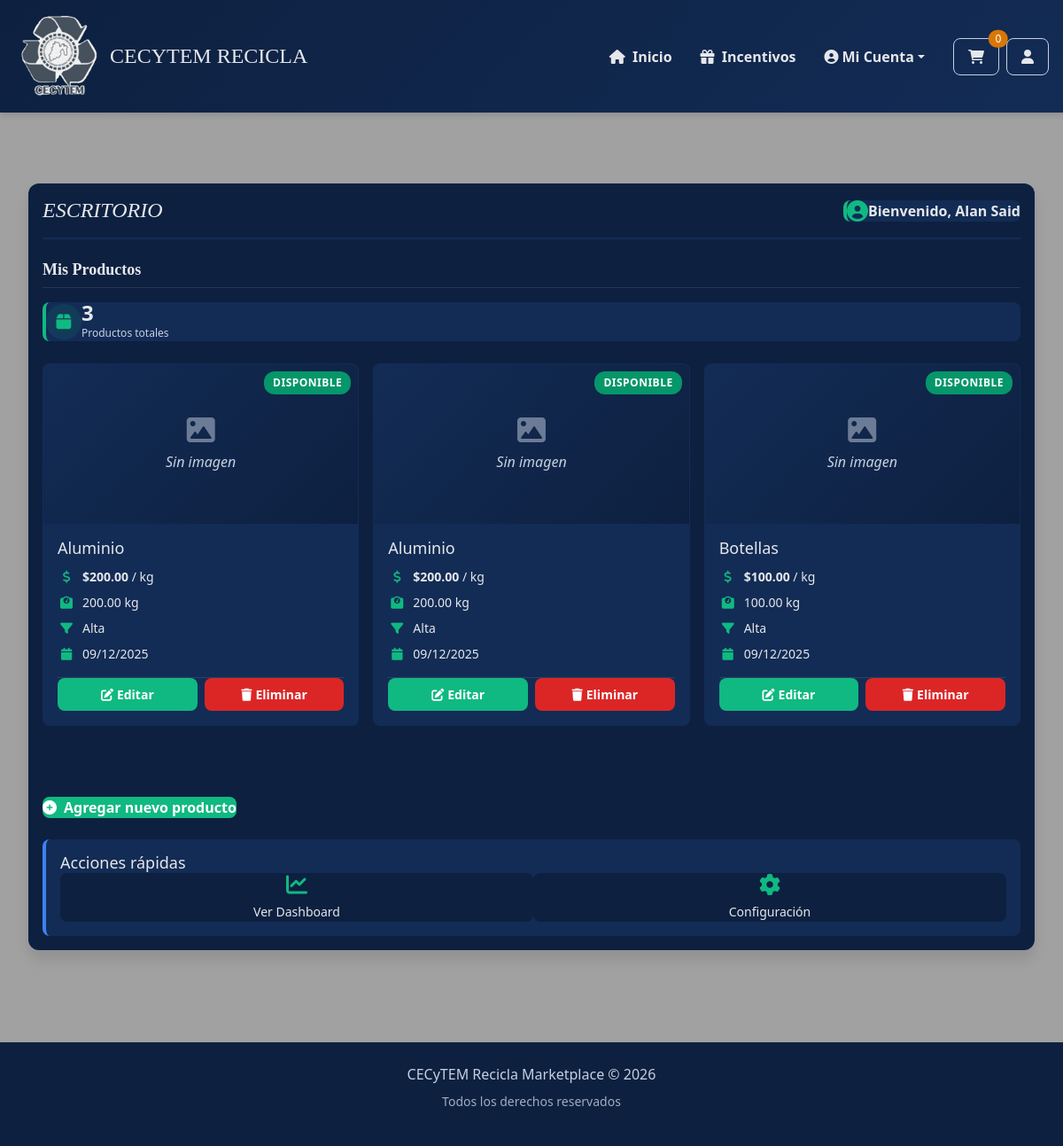
The app's page /escritorio/ (signed in), older data.
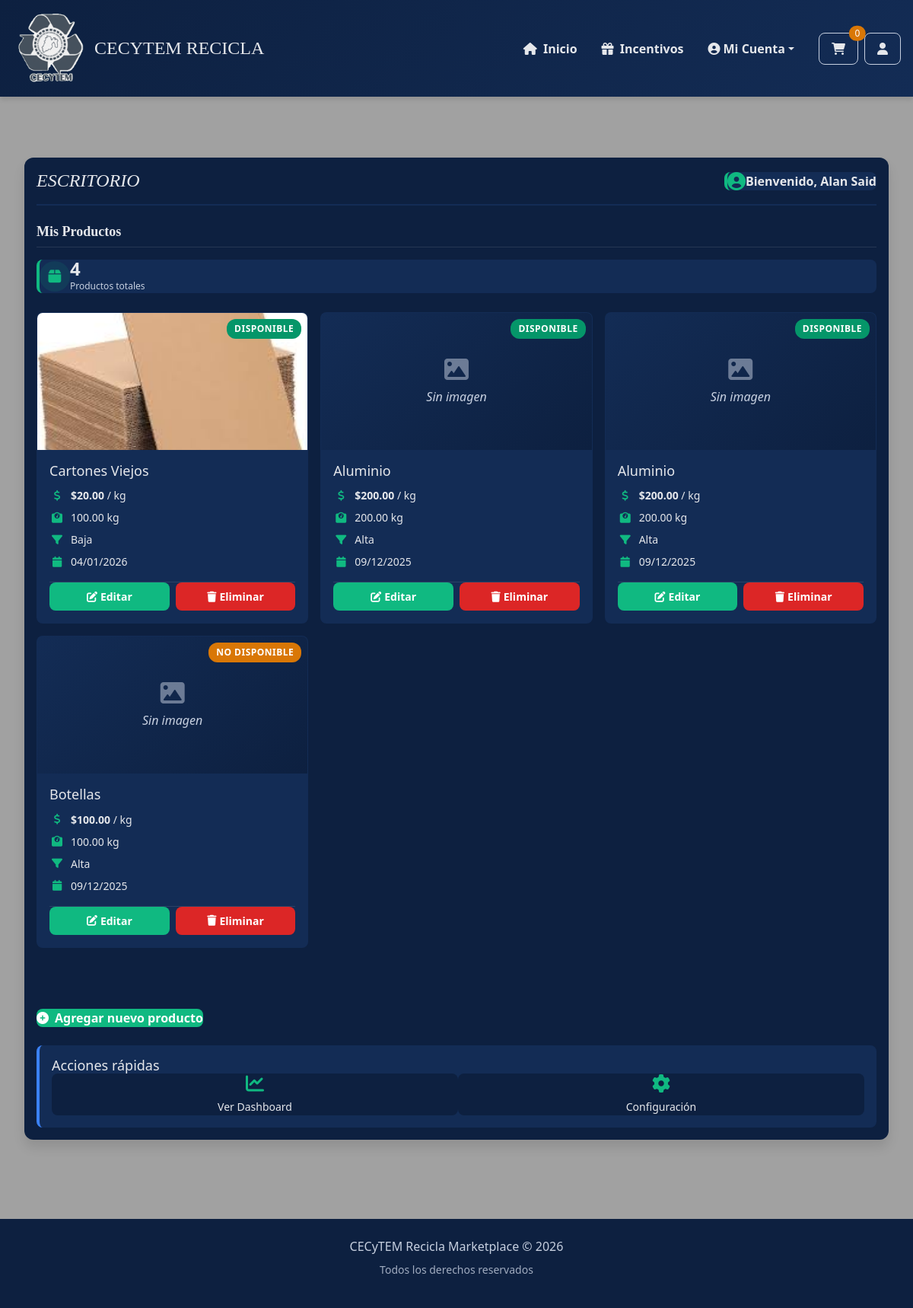
The same page, newer data.
### applications/MarketPlace/models.py (models this page shows, shortened)
class Usuario(models.Model):
    ROLES = [
        ('comprador', 'Comprador'),
        ('vendedor', 'Vendedor'),
        ('admin', 'Administrador'),
    ]
    id_usuario = models.AutoField(primary_key=True)
    nombre = models.CharField(max_length=50, blank=True, null=True)
    apellido_paterno = models.CharField(max_length=50, blank=True, null=True)
    apellido_materno = models.CharField(max_length=50, blank=True, null=True)
    rol = models.CharField(max_length=10, choices=ROLES, null=False)
    fecha_registro = models.DateTimeField(auto_now_add=True)
    estado = models.CharField(max_length=100, blank=True, null=True)
    telefono = models.CharField(max_length=15, blank=True, null=True)
    password = models.CharField(max_length=200, null=False)
    correo = models.EmailField(max_length=80)
    class Meta:
        verbose_name = 'Usuario'
        verbose_name_plural = 'Usuarios'
        ordering = ['-fecha_registro']  # Más recientes primero
        indexes = [
            models.Index(fields=['rol']),
            models.Index(fields=['fecha_registro']),
        ]

class Producto(models.Model):
    PUREZA = [
        ('alta', 'Alta'),
        ('media', 'Media'),
        ('baja', 'Baja'),
    ]
    ESTADO = [
        ('disponible', 'Disponible'),
        ('no_disponible', 'No disponible'),
    ]
    id_producto = models.AutoField(primary_key=True)
    id_usuario = models.ForeignKey(Usuario, on_delete=models.CASCADE)
    id_categoria = models.ForeignKey(Categoria, on_delete=models.CASCADE)
    nombre = models.CharField(max_length=50, blank=True, null=True)
    descripcion = models.TextField(blank=True, null=True)
    precio_kg = models.DecimalField(max_digits=10, decimal_places=2)
    peso_disponible_kg = models.DecimalField(max_digits=10, decimal_places=2)
    pureza = models.CharField(max_length=5, choices=PUREZA)
    estado = models.CharField(max_length=15, choices=ESTADO)
    fecha_publicacion = models.DateTimeField(auto_now_add=True)
    class Meta:
        verbose_name = 'Producto'
        verbose_name_plural = 'Productos'
        ordering = ['-fecha_publicacion']
        indexes = [
            models.Index(fields=['estado']),
            models.Index(fields=['pureza']),
            models.Index(fields=['precio_kg']),
            models.Index(fields=['id_categoria']),
            models.Index(fields=['fecha_publicacion']),
        ]
        constraints = [
            models.CheckConstraint(
                check=models.Q(precio_kg__gte=0),
                name='precio_positivo'
            ),
            models.CheckConstraint(
                check=models.Q(peso_disponible_kg__gte=0),
                name='peso_positivo'
            ),
        ]

class ImagenProducto(models.Model):
    id_imagen = models.AutoField(primary_key=True)
    id_producto = models.ForeignKey(Producto, on_delete=models.CASCADE, related_name="imagenes")
    imagen = models.ImageField(upload_to="productos/")
    orden = models.IntegerField()
    class Meta:
        verbose_name = 'Imagen de producto'
        verbose_name_plural = 'Imágenes de productos'
        ordering = ['id_producto', 'orden']
        unique_together = ['id_producto', 'orden']

### applications/MarketPlace/utils.py (the view)
    def wrapper(request, *args, **kwargs):
        if not request.session.get("usuario_id"):
            return redirect("login")
        return view_func(request, *args, **kwargs)

### applications/MarketPlace/utils.py (called while the page is built)
def login_requerido(view_func):
    def wrapper(request, *args, **kwargs):
        if not request.session.get("usuario_id"):
            return redirect("login")
        return view_func(request, *args, **kwargs)
    return wrapper

### applications/MarketPlace/views.py (called while the page is built)
@login_requerido
def escritorio_view(request):
    usuario_id = request.session['usuario_id']
    usuario = Usuario.objects.get(id_usuario=usuario_id)
    productos = Producto.objects.filter(id_usuario=usuario)
    return render(request, 'MarketPlace/escritorio.html', {
        'usuario': usuario,
        'productos': productos,
    })

### Templates/Marketplace/escritorio.html (shortened to what this page needs)
{% extends './navegación.html' %}
{% load static %}
{% block pag %}
<div class="desktop-container">
    <div class="card desktop-card">
        <div class="desktop-header">
            <h2 class="desktop-title">Escritorio</h2>
            <div class="user-welcome">
                <i class="fas fa-user-circle user-icon"></i>
                <span class="user-greeting">Bienvenido, {{ usuario.nombre }}</span>
            </div>
        </div>
        <div class="desktop-content">
            <div class="desktop-section">
                <h3 class="section-title">Mis Productos</h3>
                {% if productos %}
                    <div class="desktop-stats">
                        <div class="stat-card">
                            <div class="stat-icon">
                                <i class="fas fa-box"></i>
                            </div>
                            <div class="stat-info">
                                <span class="stat-value">{{ productos|length }}</span>
                                <span class="stat-label">Productos totales</span>
                            </div>
                        </div>
                    </div>
                    <div class="productos-grid">
                        {% for prod in productos %}
                            <div class="producto-card desktop-product-card">
                                <div class="producto-imagen">
                                    {% if prod.imagenes.all %}
                                        <img src="{{ prod.imagenes.first.imagen.url }}"
                                             alt="{{ prod.nombre }}"
                                             class="producto-img">
                                    {% else %}
                                        <div class="sin-imagen desktop-no-image">
                                            <i class="fas fa-image"></i>
                                            <span>Sin imagen</span>
                                        </div>
                                    {% endif %}
                                    {% if prod.estado == 'disponible' %}
                                        <span class="producto-badge badge-disponible">Disponible</span>
                                    {% elif prod.estado == 'vendido' %}
                                        <span class="producto-badge badge-vendido">Vendido</span>
                                    {% else %}
                                        <span class="producto-badge badge-otro">{{ prod.get_estado_display }}</span>
                                    {% endif %}
                                </div>
                                <div class="producto-info">
                                    <h4 class="producto-nombre">{{ prod.nombre|truncatechars:40 }}</h4>
                                    <div class="producto-detalles">
                                        <div class="detalle-item">
                                            <i class="fas fa-dollar-sign detalle-icon"></i>
                                            <span class="detalle-text">
                                                <strong>${{ prod.precio_kg }}</strong> / kg
                                            </span>
                                        </div>
                                        <div class="detalle-item">
                                            <i class="fas fa-weight detalle-icon"></i>
                                            <span class="detalle-text">{{ prod.peso_disponible_kg }} kg</span>
                                        </div>
                                        <div class="detalle-item">
                                            <i class="fas fa-filter detalle-icon"></i>
                                            <span class="detalle-text">{{ prod.get_pureza_display }}</span>
                                        </div>
                                        <div class="detalle-item">
                                            <i class="fas fa-calendar detalle-icon"></i>
                                            <span class="detalle-text">{{ prod.fecha_publicacion|date:"d/m/Y" }}</span>
                                        </div>
                                    </div>
                                    <div class="producto-acciones">
                                        <a href="{% url 'actualizar_producto' prod.id_producto %}"
                                           class="btn btn-sm btn-primary desktop-btn-edit">
                                            <i class="fas fa-edit me-1"></i> Editar
                                        </a>
                                        <button type="button"
                                                class="btn btn-sm btn-danger desktop-btn-delete"
                                                data-bs-toggle="modal"
                                                data-bs-target="#modalEliminar{{ prod.id_producto }}">
                                            <i class="fas fa-trash me-1"></i> Eliminar
                                        </button>
                                    </div>
                                </div>
                            </div>
                        {% endfor %}
                    </div>
                {% endif %}
            </div>
            <div class="desktop-actions">
                <a href="{% url 'agregar_producto' %}" class="btn btn-primary desktop-btn-add">
                    <i class="fas fa-plus-circle me-2"></i> Agregar nuevo producto
                </a>
                <div class="quick-actions">
                    <h4 class="quick-actions-title">Acciones rápidas</h4>
                    <div class="quick-actions-grid">
                        <a href="#" class="quick-action-card">
                            <i class="fas fa-chart-line quick-action-icon"></i>
                            <span class="quick-action-text">Ver Dashboard</span>
                        </a>
                        <a href="#" class="quick-action-card">
                            <i class="fas fa-cog quick-action-icon"></i>
                            <span class="quick-action-text">Configuración</span>
                        </a>
                    </div>
                </div>
            </div>
        </div>
    </div>
</div>
{% endblock %}

### Templates/Marketplace/navegación.html (shortened to what this page needs)
{% load static %}
<!DOCTYPE html>
<html lang="es">
<head>
    <link href="https://cdn.jsdelivr.net/npm/bootstrap@5.1.3/dist/css/bootstrap.min.css" rel="stylesheet">
    <link rel="stylesheet" href="https://cdnjs.cloudflare.com/ajax/libs/font-awesome/6.0.0/css/all.min.css">
    <link rel="stylesheet" href="{% static 'Marketplace/estilos.css' %}">
</head>
<body class="marketplace-body">
    <nav class="navbar navbar-expand-lg navbar-dark marketplace-navbar">
        <div class="container">
            <a class="navbar-brand d-flex align-items-center" href="{% url 'home' %}">
                <img src="/media/iconos/Logo.png" alt="Logo" height="40" class="me-2 navbar-logo">
                <h1 class="h4 mb-0 navbar-title">CECyTEM Recicla</h1>
            </a>
            <div class="collapse navbar-collapse" id="navbarMarketplace">
                <ul class="navbar-nav ms-auto align-items-center">
                    <li class="nav-item">
                        <a class="nav-link" href="{% url 'home' %}">
                            <i class="fas fa-home me-1"></i> Inicio
                        </a>
                    </li>
                    <li class="nav-item">
                        <a class="nav-link" href="{% url 'Incentivos:dashboard' %}">
                            <i class="fas fa-gift me-1"></i> Incentivos
                        </a>
                    </li>
                    {% if request.session.usuario_id %}
                        <li class="nav-item dropdown">
                            <a class="nav-link dropdown-toggle d-flex align-items-center" href="#" id="navbarDropdown" role="button" data-bs-toggle="dropdown">
                                <i class="fas fa-user-circle me-1"></i> Mi Cuenta
                            </a>
                        </li>
                    {% endif %}
                </ul>
                <div class="d-none d-lg-flex ms-3 align-items-center">
                    {% if request.session.usuario_id %}
                        <a href="{% url 'registro' %}" class="btn marketplace-btn-outline me-2 position-relative">
                            <i class="fas fa-shopping-cart"></i>
                            <span class="position-absolute top-0 start-100 translate-middle badge rounded-pill marketplace-badge">
                                0
                            </span>
                        </a>
                        <a href="{% url 'registro' %}" class="btn marketplace-btn-outline">
                            <i class="fas fa-user"></i>
                        </a>
                    {% endif %}
                </div>
            </div>
        </div>
    </nav>
    <main class="main-content">
        <div class="container mt-4">
            {% block pag %}
            {% endblock %}
        </div>
    </main>
    <footer class="footer marketplace-footer py-4 mt-5">
        <div class="container text-center">
            <span class="footer-text">CECyTEM Recicla Marketplace &copy; {% now "Y" %}</span>
            <p class="footer-subtext small mt-2">Todos los derechos reservados</p>
        </div>
    </footer>
</body>
</html>

Row changes from the older to the newer data that the page shows:
added Producto: imagenes.first.imagen (picture), estado "DISPONIBLE", nombre "Cartones Viejos", precio_kg "20.00", peso_disponible_kg "100.00", pureza "Baja", fecha_publicacion "04/01/2026"
changed Producto "Botellas": estado (not shown) → "NO DISPONIBLE"; no longer shows "DISPONIBLE"
Text that changed along with them:
{{ productos|length }}: "3" → "4"
